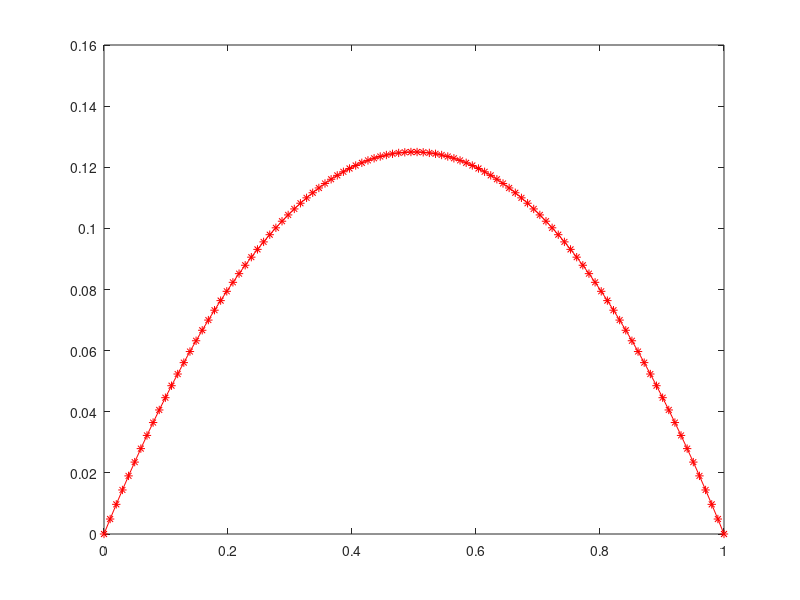

Recreate this plot in MATLAB.
disp ('*** aufgabe 6');
clear all

% Anzahl Stützstellen
n = 101;

% Erzeugen des Gitters
x = 0:(1/n):1;
x_i = x(2:n);

% Aufstellen des lin. Gls.
A = diag(2*ones(1,n-1),0)...
   +diag(-1*ones(1,n-2),-1)...
   +diag(-1*ones(1,n-2),1);
F = (1/n)^2*ones(n-1,1); % rechte Seite für f=1 

% Lösen des lin. Gls.
z_i = A\ F;

% Darstellen der Lösung
z = [0; z_i; 0];
figure
plot(x,z,'r*-');